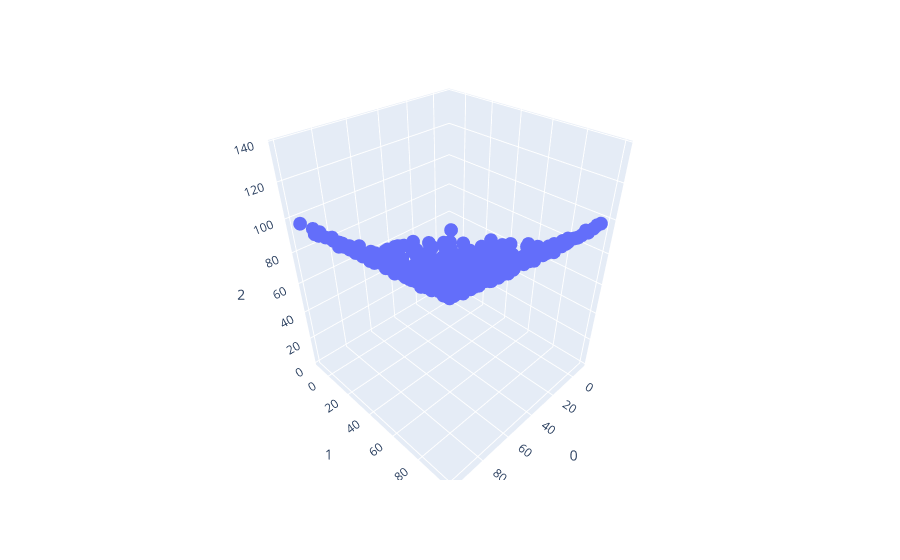

The notebook cell this image was saved under:
### Code cell
rand = np.random.default_rng(42)


a = -100
b = 100
n = 1000

#Our target function f
def f(x,y):
    return x**2+y**2

def g(x,y):
    return np.sqrt(abs(1-x**2-y**2))

def h(x,y):
    return 1/(1+25*x**2)

def i(x,y):
    return np.sin(1/x)


xcoords = rand.uniform(low=a,high=b,size=(n,1))
ycoords = rand.uniform(low=a,high=b,size=(n,1))

zcoords = g(xcoords,ycoords)

dataset = np.concatenate((xcoords,ycoords,zcoords),axis=1)

#formatting coords for input
TestTrainSplit = 0.8
batches = 5
SplitIndex = int(TestTrainSplit*n)
TrainData  = dataset[:SplitIndex]
TestData = dataset[SplitIndex:]

noise = rand.normal(loc=0,scale=1,size=(SplitIndex,1))
TrainData[:,-1] = (TrainData[:,-1].reshape(SplitIndex,1) + noise).reshape(SplitIndex)


#scaling the dataset
mean = np.mean(TrainData,0)
SD = np.std(TrainData,0)

ScaledTrainData = (TrainData - mean)/SD

TrainDataBatches = np.split(TrainData,batches)

#Simple scatter plot for visualisation
fig = px.scatter_3d(TrainData,x=0,y=1,z=2)
fig.show()

### Figure 1 — Plotly figure (JSON) as saved in the notebook; plotly's stock layout.template omitted (floating-point values rounded to 4 significant figures; data arrays with more than 128 entries replaced by an {"elided": "..."} marker saying what was removed)
{"data": [{"hovertemplate": "0=%{x}<br>1=%{y}<br>2=%{z}<extra></extra>", "legendgroup": "", "marker": {"color": "#636efa", "symbol": "circle"}, "mode": "markers", "name": "", "scene": "scene", "showlegend": false, "type": "scatter3d", "x": {"elided": "400 float values"}, "y": {"elided": "400 float values"}, "z": {"elided": "400 float values"}}], "layout": {"legend": {"tracegroupgap": 0}, "margin": {"t": 60}, "scene": {"domain": {"x": [0, 1], "y": [0, 1]}, "xaxis": {"title": {"text": "0"}}, "yaxis": {"title": {"text": "1"}}, "zaxis": {"title": {"text": "2"}}}}}
